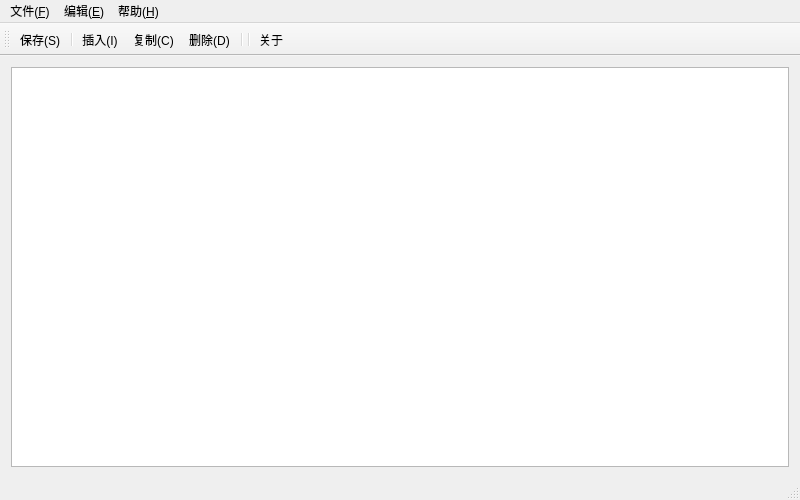
<?xml version="1.0" encoding="UTF-8"?>
<ui version="4.0">
 <class>MainWindow</class>
 <widget class="QMainWindow" name="MainWindow">
  <property name="geometry">
   <rect>
    <x>0</x>
    <y>0</y>
    <width>800</width>
    <height>500</height>
   </rect>
  </property>
  <property name="minimumSize">
   <size>
    <width>800</width>
    <height>500</height>
   </size>
  </property>
  <property name="windowTitle">
   <string>Luip 文件编辑器</string>
  </property>
  <property name="windowIcon">
   <iconset resource="main.qrc">
    <normaloff>:/icon/LuipEditor</normaloff>:/icon/LuipEditor</iconset>
  </property>
  <widget class="QWidget" name="centralWidget">
   <layout class="QVBoxLayout" name="verticalLayout">
    <item>
     <widget class="QTableView" name="recordView">
      <attribute name="horizontalHeaderHighlightSections">
       <bool>false</bool>
      </attribute>
     </widget>
    </item>
   </layout>
  </widget>
  <widget class="QMenuBar" name="menuBar">
   <property name="geometry">
    <rect>
     <x>0</x>
     <y>0</y>
     <width>800</width>
     <height>23</height>
    </rect>
   </property>
   <widget class="QMenu" name="menuFile">
    <property name="title">
     <string>文件(&amp;F)</string>
    </property>
    <addaction name="actionSave"/>
   </widget>
   <widget class="QMenu" name="menuEdit">
    <property name="title">
     <string>编辑(&amp;E)</string>
    </property>
    <addaction name="actionInsert"/>
    <addaction name="actionCopy"/>
    <addaction name="actionDelete"/>
    <addaction name="separator"/>
   </widget>
   <widget class="QMenu" name="menuHelp">
    <property name="title">
     <string>帮助(&amp;H)</string>
    </property>
    <addaction name="actionAbout"/>
   </widget>
   <addaction name="menuFile"/>
   <addaction name="menuEdit"/>
   <addaction name="menuHelp"/>
  </widget>
  <widget class="QStatusBar" name="statusBar"/>
  <widget class="QToolBar" name="toolBar">
   <property name="minimumSize">
    <size>
     <width>0</width>
     <height>30</height>
    </size>
   </property>
   <property name="windowTitle">
    <string>toolBar</string>
   </property>
   <attribute name="toolBarArea">
    <enum>TopToolBarArea</enum>
   </attribute>
   <attribute name="toolBarBreak">
    <bool>false</bool>
   </attribute>
   <addaction name="actionSave"/>
   <addaction name="separator"/>
   <addaction name="actionInsert"/>
   <addaction name="actionCopy"/>
   <addaction name="actionDelete"/>
   <addaction name="separator"/>
   <addaction name="separator"/>
   <addaction name="actionAbout"/>
  </widget>
  <action name="actionAbout">
   <property name="icon">
    <iconset resource="main.qrc">
     <normaloff>:/png/about</normaloff>:/png/about</iconset>
   </property>
   <property name="text">
    <string>关于</string>
   </property>
   <property name="toolTip">
    <string>软件介绍及使用说明</string>
   </property>
  </action>
  <action name="actionNew">
   <property name="icon">
    <iconset resource="main.qrc">
     <normaloff>:/png/new</normaloff>:/png/new</iconset>
   </property>
   <property name="text">
    <string>新建(&amp;N)</string>
   </property>
   <property name="toolTip">
    <string>新建一个空白文件</string>
   </property>
   <property name="shortcut">
    <string>Ctrl+N</string>
   </property>
  </action>
  <action name="actionOpen">
   <property name="icon">
    <iconset resource="main.qrc">
     <normaloff>:/png/open</normaloff>:/png/open</iconset>
   </property>
   <property name="text">
    <string>打开(&amp;O)</string>
   </property>
   <property name="toolTip">
    <string>打开文件</string>
   </property>
   <property name="shortcut">
    <string>Ctrl+O</string>
   </property>
  </action>
  <action name="actionSave">
   <property name="icon">
    <iconset resource="main.qrc">
     <normaloff>:/png/save</normaloff>:/png/save</iconset>
   </property>
   <property name="text">
    <string>保存(&amp;S)</string>
   </property>
   <property name="toolTip">
    <string>保存到当前文件</string>
   </property>
   <property name="shortcut">
    <string>Ctrl+S</string>
   </property>
  </action>
  <action name="actionSaveAs">
   <property name="text">
    <string>另存为(&amp;A)...</string>
   </property>
   <property name="toolTip">
    <string>存储为另一个文件</string>
   </property>
  </action>
  <action name="actionInsert">
   <property name="icon">
    <iconset resource="main.qrc">
     <normaloff>:/png/insert</normaloff>:/png/insert</iconset>
   </property>
   <property name="text">
    <string>插入(&amp;I)</string>
   </property>
   <property name="toolTip">
    <string>在前面插入一行空白记录</string>
   </property>
   <property name="shortcut">
    <string>Ins</string>
   </property>
  </action>
  <action name="actionCopy">
   <property name="icon">
    <iconset resource="main.qrc">
     <normaloff>:/png/copy</normaloff>:/png/copy</iconset>
   </property>
   <property name="text">
    <string>复制(&amp;C)</string>
   </property>
   <property name="toolTip">
    <string>以当前记录为模板复制一行</string>
   </property>
  </action>
  <action name="actionDelete">
   <property name="icon">
    <iconset resource="main.qrc">
     <normaloff>:/png/delete</normaloff>:/png/delete</iconset>
   </property>
   <property name="text">
    <string>删除(&amp;D)</string>
   </property>
   <property name="toolTip">
    <string>删除选中的行</string>
   </property>
   <property name="shortcut">
    <string>Del</string>
   </property>
  </action>
  <action name="actionFilter">
   <property name="icon">
    <iconset resource="main.qrc">
     <normaloff>:/png/filter</normaloff>:/png/filter</iconset>
   </property>
   <property name="text">
    <string>过滤(&amp;F)</string>
   </property>
   <property name="toolTip">
    <string>去除指定条件的记录</string>
   </property>
  </action>
 </widget>
 <layoutdefault spacing="6" margin="11"/>
 <resources>
  <include location="main.qrc"/>
 </resources>
 <connections>
  <connection>
   <sender>actionDelete</sender>
   <signal>triggered()</signal>
   <receiver>MainWindow</receiver>
   <slot>onDelete()</slot>
   <hints>
    <hint type="sourcelabel">
     <x>-1</x>
     <y>-1</y>
    </hint>
    <hint type="destinationlabel">
     <x>700</x>
     <y>77</y>
    </hint>
   </hints>
  </connection>
  <connection>
   <sender>actionSave</sender>
   <signal>triggered()</signal>
   <receiver>MainWindow</receiver>
   <slot>onSave()</slot>
   <hints>
    <hint type="sourcelabel">
     <x>-1</x>
     <y>-1</y>
    </hint>
    <hint type="destinationlabel">
     <x>697</x>
     <y>192</y>
    </hint>
   </hints>
  </connection>
  <connection>
   <sender>recordView</sender>
   <signal>clicked(QModelIndex)</signal>
   <receiver>MainWindow</receiver>
   <slot>onCurrentChange(QModelIndex)</slot>
   <hints>
    <hint type="sourcelabel">
     <x>577</x>
     <y>389</y>
    </hint>
    <hint type="destinationlabel">
     <x>717</x>
     <y>300</y>
    </hint>
   </hints>
  </connection>
  <connection>
   <sender>actionCopy</sender>
   <signal>triggered()</signal>
   <receiver>MainWindow</receiver>
   <slot>onCopy()</slot>
   <hints>
    <hint type="sourcelabel">
     <x>-1</x>
     <y>-1</y>
    </hint>
    <hint type="destinationlabel">
     <x>694</x>
     <y>155</y>
    </hint>
   </hints>
  </connection>
  <connection>
   <sender>actionInsert</sender>
   <signal>triggered()</signal>
   <receiver>MainWindow</receiver>
   <slot>onInsert()</slot>
   <hints>
    <hint type="sourcelabel">
     <x>-1</x>
     <y>-1</y>
    </hint>
    <hint type="destinationlabel">
     <x>701</x>
     <y>115</y>
    </hint>
   </hints>
  </connection>
  <connection>
   <sender>actionAbout</sender>
   <signal>triggered()</signal>
   <receiver>MainWindow</receiver>
   <slot>onAbout()</slot>
   <hints>
    <hint type="sourcelabel">
     <x>-1</x>
     <y>-1</y>
    </hint>
    <hint type="destinationlabel">
     <x>399</x>
     <y>249</y>
    </hint>
   </hints>
  </connection>
 </connections>
 <slots>
  <slot>onOpen()</slot>
  <slot>onDelete()</slot>
  <slot>onSave()</slot>
  <slot>onCurrentChange(QModelIndex)</slot>
  <slot>onAbout()</slot>
  <slot>onCopy()</slot>
  <slot>onInsert()</slot>
  <slot>onNew()</slot>
  <slot>onSaveAs()</slot>
  <slot>onFilter()</slot>
 </slots>
</ui>
